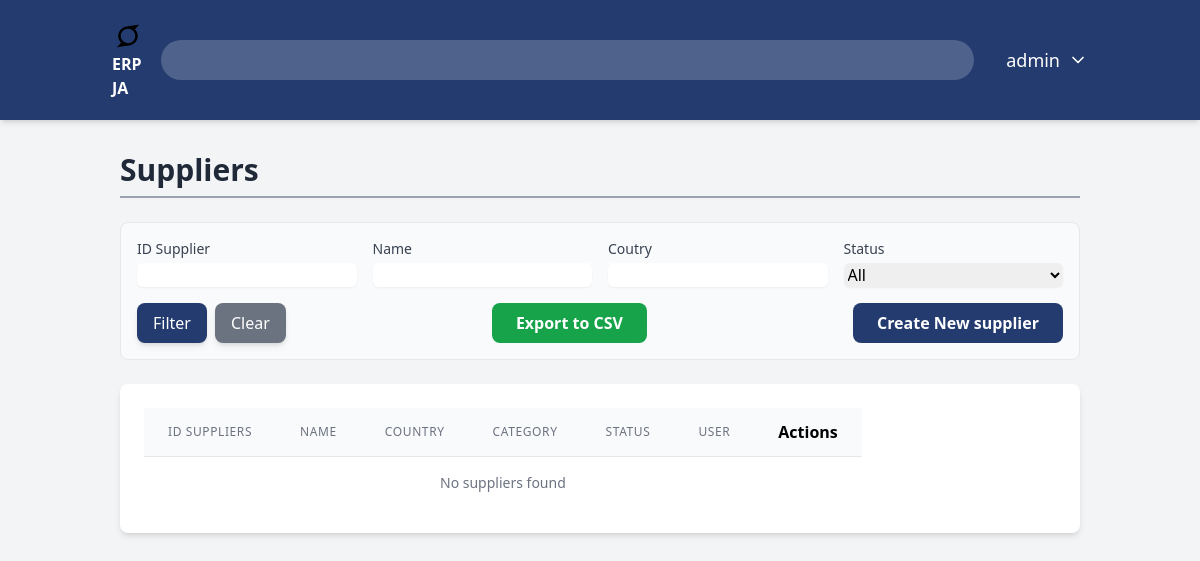
/suppliers/ (signed in), run on an earlier commit of the app's database.
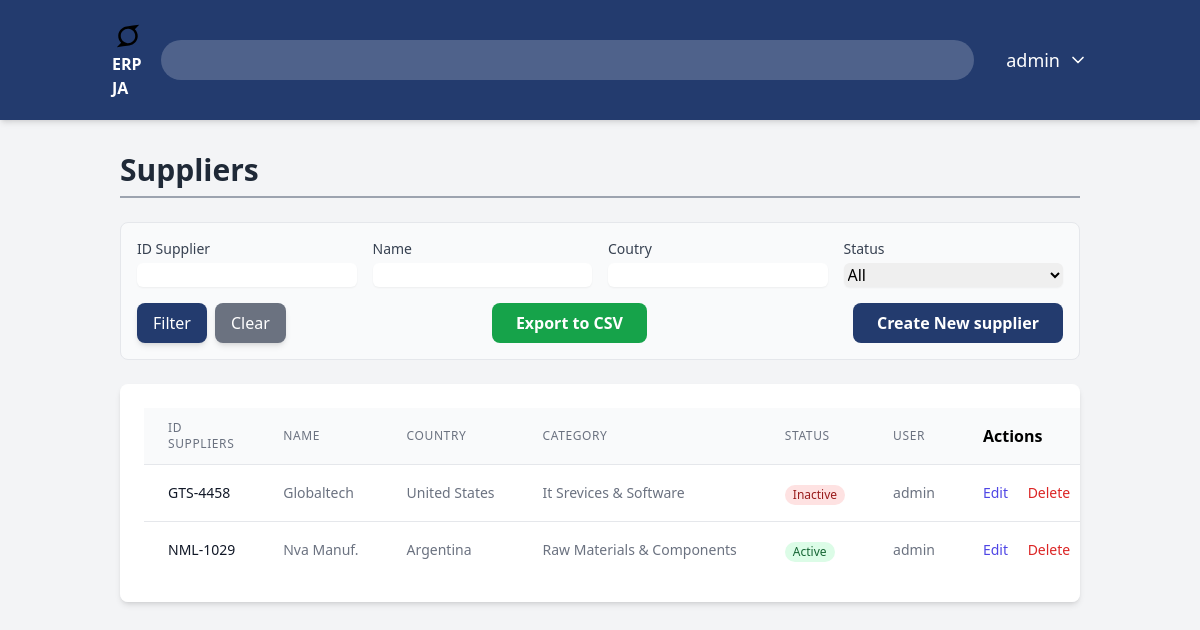
And on a later commit of the database.
### users/models.py (models this page shows)
class User(AbstractUser):
    user_id = models.AutoField(primary_key=True)
    username = models.CharField(max_length=150,unique=True)
    password = models.CharField(max_length=128)
    USERNAME_FIELD = "username"
    class Meta:
        db_table = 'users'
        verbose_name = 'User'
        verbose_name_plural = 'Users'

### suppliers/models.py (models this page shows, shortened)
class Supplier(models.Model):
    id_supplier = models.CharField(max_length=50,null=True,unique=True,verbose_name="Suplier ID")
    legal_name = models.CharField(max_length=150, blank=True, verbose_name="Legal Name")
    name = models.CharField(max_length=100,verbose_name="Name")
    tax_id = models.TextField(max_length=30,verbose_name="Tax ID")
    country = models.CharField(max_length=60,verbose_name="Country")
    state_province = models.CharField(max_length=60,verbose_name="State/Province")
    city = models.CharField(max_length=100,verbose_name="City")
    address = models.CharField(max_length=150,verbose_name="Address")
    zip_code = models.IntegerField(verbose_name="Zip Code")
    phone = models.IntegerField(verbose_name="Phone")
    email = models.EmailField(max_length=150,verbose_name="Email")
    contact_name = models.CharField(max_length=150,verbose_name="Contact name")
    contact_role = models.CharField(max_length=150,verbose_name="Contact role")
    category = models.CharField(max_length=150,verbose_name="Category")
    payment_terms = models.CharField(max_length=150,verbose_name="Payment terms")
    currency = models.CharField(max_length=150,verbose_name="Currency")
    payment_method = models.CharField(max_length=150,verbose_name="Payment method")
    bank_account = models.CharField(max_length=150,verbose_name="Bank account")
    status = models.CharField(max_length=50,verbose_name="Status")
    created_at = models.DateTimeField(auto_now_add=True)
    updated_at = models.DateTimeField(auto_now=True)
    created_by  = models.ForeignKey(settings.AUTH_USER_MODEL, on_delete= models.SET_NULL, null=True)
    class Meta:
        verbose_name = "Supplier"
        verbose_name_plural = "Suppliers"

### suppliers/views.py (the view, shortened to what this page needs)
# urls.py: path('', views.suppliers_list,name='suppliers_list'),
@login_required
def suppliers_list(request):
    max_permission = UserRole.objects.filter(user_id=request.user).aggregate(max_permission=models.Max('role__suppliers'))['max_permission'] or 0
    if max_permission == 0:
        return redirect('dashboard')
    supplier_list = Supplier.objects.all().order_by('id_supplier')
    id_supplier = request.GET.get('id_supplier')
    name = request.GET.get('name')
    country = request.GET.get('country')
    status = request.GET.get('status')
    if id_supplier:
        supplier_list = supplier_list.filter(id_supplier__icontains=id_supplier)
    if name:
        supplier_list = supplier_list.filter(name__icontains=name)
    if country:
        supplier_list = supplier_list.filter(country__icontains=country)
    if status not in [None, '']:
        supplier_list = supplier_list.filter(status=status)
    paginator = Paginator(supplier_list,10)
    page_number = request.GET.get('page')
    page_obj = paginator.get_page(page_number)
    return render(request, 'suppliers/suppliers_list.html', {
    'page_obj': page_obj,
    'permissions': {'suppliers': max_permission},
})

### suppliers/templates/suppliers/suppliers_list.html (shortened to what this page needs)
{% extends "core/base.html" %}
{% load static %}
{% block content %}
<h2 class="text-3xl font-bold text-gray-800 mb-6 border-b-2 border-gray-400 pb-2">Suppliers</h2>
<div class="mb-6 p-4 border rounded-lg bg-gray-50">
  <form method="get" action="{% url 'suppliers:suppliers_list' %}" class="grid grid-cols-1 md:grid-cols-4 gap-4 items-end">
    <div class="col-span-1">
      <label for="id_supplier" class="block text-sm font-medium text-gray-700">ID Supplier</label>
      <input type="text" name="id_supplier" id="id_supplier" value="{{ request.GET.id_supplier }}" class="mt-1 block w-full rounded-md border-gray-300 shadow-sm focus:border-indigo-300 focus:ring-indigo-200 focus:ring-opacity-50">
    </div>
    <div class="col-span-1">
      <label for="name" class="block text-sm font-medium text-gray-700">Name</label>
      <input type="text" name="name" id="name" value="{{ request.GET.name }}" class="mt-1 block w-full rounded-md border-gray-300 shadow-sm focus:border-indigo-300 focus:ring-indigo-200 focus:ring-opacity-50">
    </div>
    <div class="col-span-1">
      <label for="country" class="block text-sm font-medium text-gray-700">Coutry</label>
      <input type="text" name="country" id="country" value="{{ request.GET.country }}" class="mt-1 block w-full rounded-md border-gray-300 shadow-sm focus:border-indigo-300 focus:ring-indigo-200 focus:ring-opacity-50">
    </div>
    <div class="col-span-1">
      <label for="status" class="block text-sm font-medium text-gray-700">Status</label>
      <select name="status" id="status" class="mt-1 block w-full rounded-md border-gray-300 shadow-sm focus:border-indigo-300 focus:ring-indigo-200 focus:ring-opacity-50">
        <option value="" {% if not request.GET.status %}selected{% endif %}>All</option>
      </select>
    </div>
    <div class="col-span-1 md:col-span-4">
      <div class="flex items-center justify-between">
        <div class="flex space-x-2">
          <button type="submit" class="w-full md:w-auto bg-[#233b6e] text-white px-4 py-2 rounded-lg shadow-md hover:bg-[#1a2c53] transition-colors duration-300">Filter</button>
          <a href="{% url 'suppliers:suppliers_list' %}" class="w-full md:w-auto bg-gray-500 text-white px-4 py-2 rounded-lg shadow-md hover:bg-gray-600 transition-colors duration-300 text-center">Clear</a>
        </div>
        <div class="flex items-center space-x-2 mt-4 md:mt-0">
          <a href="?export=csv" class="bg-green-600 text-white font-semibold py-2 px-6 rounded-lg transition-colors duration-300 hover:bg-green-700">
            Export to CSV
          </a>
        </div>
        {% if permissions.suppliers >= 2 %}
        <a href="{% url 'suppliers:suppliers_create' %}" class="bg-[#233b6e] text-white font-semibold py-2 px-6 rounded-lg text-center transition-colors duration-300 hover:bg-[#1a2c53]">Create New supplier</a>
        {% endif %}
      </div>
    </div>
  </form>
</div>
<div class="bg-white p-6 rounded-lg shadow-md overflow-x-auto">
    <table class="main-w-full divide-y divide-gray-200">
        <thead class="bg-gray-50">
            <tr>
                <th scope="col" class="px-6 py-3 text-left text-xs font-medium text-gray-500 uppercase tracking-wider">ID Suppliers</th>
                <th scope="col" class="px-6 py-3 text-left text-xs font-medium text-gray-500 uppercase tracking-wider">Name</th>
                <th scope="col" class="px-6 py-3 text-left text-xs font-medium text-gray-500 uppercase tracking-wider">Country</th>
                <th scope="col" class="px-6 py-3 text-left text-xs font-medium text-gray-500 uppercase tracking-wider">Category</th>
                <th scope="col" class="px-6 py-3 text-left text-xs font-medium text-gray-500 uppercase tracking-wider">Status</th>
                <th scope="col" class="px-6 py-3 text-left text-xs font-medium text-gray-500 uppercase tracking-wider">User</th>
                {% if permissions.suppliers >= 2 %}
                <th scope="col" class="relative px-6 py-3 text-left">Actions</th>
                {% endif %}
            </tr>
        </thead>
        <tbody class="bg-white divide-y divide-gray-200">
            {% for supplier in page_obj %}
            <tr>
                <td class="px-6 py-4 whitespace-nowrap text-sm font-medium text-gray-900">{{supplier.id_supplier}}</td>
                <td class="px-6 py-4 whitespace-nowrap text-sm text-gray-500">{{supplier.name}}</td>
                <td class="px-6 py-4 whitespace-nowrap text-sm text-gray-500">{{supplier.country}}</td>
                <td class="px-6 py-4 whitespace-nowrap text-sm text-gray-500">{{supplier.category}}</td>
                <td class="px-6 py-4 whitespace-nowrap">
                    <span class="px-2 inline-flex text-xs leading-5 font-semibol rounded-full {% if supplier.status == 'Active' %}bg-green-100 text-green-800{% else %}bg-red-100 text-red-800{% endif %}">
                        {{supplier.status}}
                    </span>
                </td>
                <td class="px-6 py-4 whitespace-nowrap text-sm text-gray-500">{{supplier.created_by.username}}</td>
                {% if permissions.suppliers >= 2 %}
                <td class="px-6 py-4 whitespace-nowrap text-rigth text-sm font-medium">
                    <a href="{% url 'suppliers:suppliers_edit' supplier.pk %}" class="text-indigo-600 hover:text-indigo-900 mr-4">Edit</a>
                    <form action="{% url 'suppliers:suppliers_delete' supplier.pk %}" method="post" class="inline-block">
                      <button type="submit" class="text-red-600 hover:text-red-900 transition-colors duration-300" title="Delete" onclick="return confirm('Are you sure want to delete this supplier?')">
                        Delete
                      </button>
                    </form>
                </td>
                {% endif %}
            </tr>
         {% empty %}
         <tr>
            <td colspan="7" class="px-6 py-4 whitespace-nowrap text-sm text-gray-500 text-center">No suppliers found</td>
         </tr>
         {% endfor %}
        </tbody>
    </table>
</div>
{% endblock content %}

### core/templates/core/base.html (shortened to what this page needs)
{% load static %}
<!DOCTYPE html>
<htm lang="en">
    <head>
        <script src="https://cdn.tailwindcss.com"></script>
    </head>
    <body class="bg-gray-100 font-sans">
        <nav class="bg-[#233b6e] text-white shadow-md">
            <div class="container mx-auto px-4 py-4 flex flex-col md:flex-row justify-between items-center space-y-4 md:space-y-0">
                <a href="{% url 'dashboard' %}" class="text-2x1 font-bold rounded-lg px-2 py-1 transition-all hover:bg-white/10">
                    <img src="{% static 'img/logo.svg' %}" alt="ERP JA" class="h-8 w-8">
                    <span>ERP JA</span>
                </a>
                <div class="relative w-full md:w1/2">
                    <input type="text" id="transaction-input" class="w-full bg-white/20 text-white rounded-full py-2 pl-10 pr-4 focus:outline-none focus:ring-2 focus:ring-white/50 placeholder-gray-300">
                </div>
                <div class="flex items-center space-x-6">
                    <div class="relative">
                        <button id="user-menu-button" class="flex items-center space-x-2 text-lg font-medium transition-all hover:bg-white/10 p-2 rounded-lg">
                            <span>{{ user.first_name|default:user.username }}</span>
                            <svg xmlns="http://www.w3.org/2000/svg" width="20" height="20" viewBox="0 0 24 24" fill="none" stroke="currentColor" stroke-width="2" stroke-linecap="round" stroke-linejoin="round" class="lucide lucide-chevron-down"><path d="m6 9 6 6 6-6"></svg>
                        </button>
                    </div>
                </div>
            </div>
        </nav>
        <main class="container mx-auto p-8">
            {% block content %}
            {% endblock content %}
        </main>
    </body>
</htm>

What changed in the data, as far as the page shows it:
added Supplier: id_supplier "GTS-4458", name "Globaltech", country "United States", category "It Srevices & Software", status "Inactive", created_by.username "admin"
added Supplier: id_supplier "NML-1029", name "Nva Manuf.", country "Argentina", category "Raw Materials & Components", status "Active", created_by.username "admin"
Also different on the page:
text no longer shown: "No suppliers found"
